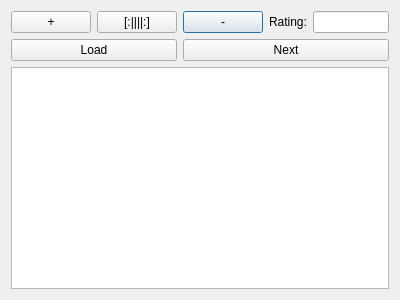
<?xml version="1.0" encoding="UTF-8"?>
<ui version="4.0">
 <class>Dialog</class>
 <widget class="QDialog" name="Dialog">
  <property name="geometry">
   <rect>
    <x>0</x>
    <y>0</y>
    <width>400</width>
    <height>300</height>
   </rect>
  </property>
  <property name="windowTitle">
   <string>Dialog</string>
  </property>
  <layout class="QGridLayout" name="gridLayout">
   <item row="2" column="0" colspan="5">
    <widget class="QTextEdit" name="textEdit">
     <property name="readOnly">
      <bool>true</bool>
     </property>
     <property name="html">
      <string>&lt;!DOCTYPE HTML PUBLIC &quot;-//W3C//DTD HTML 4.0//EN&quot; &quot;http://www.w3.org/TR/REC-html40/strict.dtd&quot;&gt;
&lt;html&gt;&lt;head&gt;&lt;meta name=&quot;qrichtext&quot; content=&quot;1&quot; /&gt;&lt;style type=&quot;text/css&quot;&gt;
p, li { white-space: pre-wrap; }
&lt;/style&gt;&lt;/head&gt;&lt;body style=&quot; font-family:'MS Shell Dlg 2'; font-size:8.25pt; font-weight:400; font-style:normal;&quot;&gt;
&lt;p style=&quot;-qt-paragraph-type:empty; margin-top:0px; margin-bottom:0px; margin-left:0px; margin-right:0px; -qt-block-indent:0; text-indent:0px; font-size:8pt;&quot;&gt;&lt;br /&gt;&lt;/p&gt;&lt;/body&gt;&lt;/html&gt;</string>
     </property>
    </widget>
   </item>
   <item row="0" column="4">
    <widget class="QLineEdit" name="ratingEdit"/>
   </item>
   <item row="0" column="2">
    <widget class="QPushButton" name="minusButton">
     <property name="text">
      <string>-</string>
     </property>
    </widget>
   </item>
   <item row="0" column="3">
    <widget class="QLabel" name="label">
     <property name="text">
      <string>Rating:</string>
     </property>
    </widget>
   </item>
   <item row="0" column="0">
    <widget class="QPushButton" name="plusButton">
     <property name="text">
      <string>+</string>
     </property>
    </widget>
   </item>
   <item row="0" column="1">
    <widget class="QPushButton" name="bayanButton">
     <property name="text">
      <string>[:||||:]</string>
     </property>
    </widget>
   </item>
   <item row="1" column="2" colspan="3">
    <widget class="QPushButton" name="nextButton">
     <property name="text">
      <string>Next</string>
     </property>
    </widget>
   </item>
   <item row="1" column="0" colspan="2">
    <widget class="QPushButton" name="loadButton">
     <property name="text">
      <string>Load</string>
     </property>
    </widget>
   </item>
  </layout>
 </widget>
 <layoutdefault spacing="6" margin="11"/>
 <resources/>
 <connections/>
</ui>
